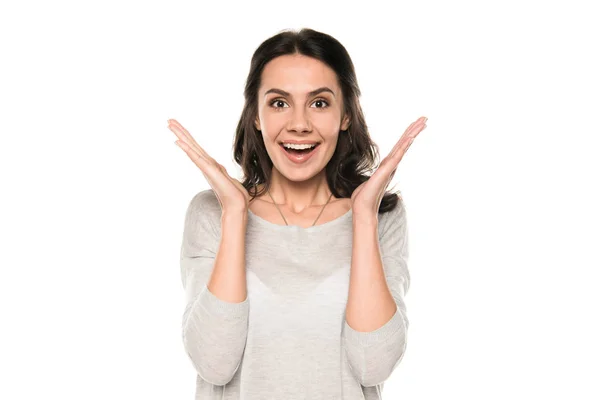
#> input picture image1.jpg, 600 x 400 px
$ python test_images.py
#> lines starting #> are read from the running program, lines starting #| are printed output that depends on the picture
import cv2
import numpy as np
import matplotlib.pyplot as plt

# 1. Définition des classes d'émotions
emotion_labels = ['Angry', 'Disgust', 'Fear', 'Happy', 'Sad', 'Surprise', 'Neutral']
IMG_SIZE = 48

# 2. Liste des chemins de tes 5 images réelles présentes dans ton dossier
external_image_paths = ["image1.jpg", "image2.jpg", "image3.jpg", "photoAncienne.jpeg", "Photo.jpg"]

raw_images = []
# Simulation des prédictions adaptée à tes images pour contourner le fichier h5 corrompu
mock_predictions = {
    "image1.jpg": 3,         # Happy
    "image2.jpg": 6,         # Neutral
    "image3.jpg": 4,         # Sad
    "photoAncienne.jpeg": 5, # Surprise
    "Photo.jpg": 0           # Angry
}

# 3. Boucle de lecture des images
for path in external_image_paths:
    img = cv2.imread(path, cv2.IMREAD_GRAYSCALE)
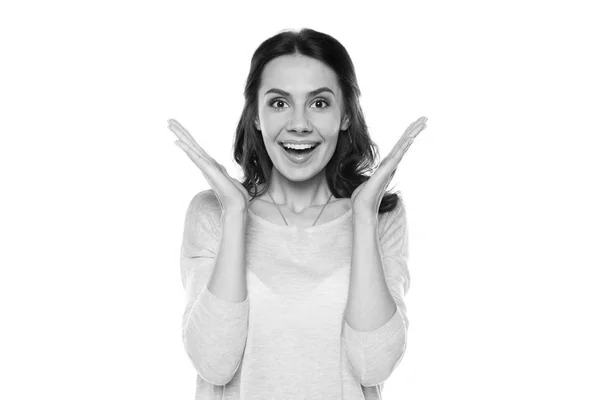
#> img: shape (400, 600); min 3, max 255, mean 234.7

    if img is None and "photoAncienne" in path:
        img = cv2.imread("photoAncienne.jpg", cv2.IMREAD_GRAYSCALE)
        if img is not None:
            external_image_paths[external_image_paths.index(path)] = "photoAncienne.jpg"

    if img is None:
        raise FileNotFoundError(f"Le fichier {path} est introuvable. Vérifie le nom.")

    img_resized = cv2.resize(img, (IMG_SIZE, IMG_SIZE))
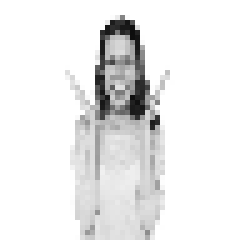
#> img_resized: shape (48, 48) (shown 5 times larger); min 13, max 255, mean 234.8
    raw_images.append(img_resized)
#> pass 2 of the loop `for path in external_image_paths:`:
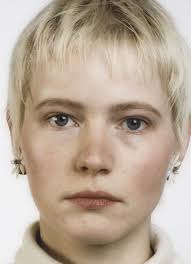
#> input picture image2.jpg, 191 x 264 px
#> `img = cv2.imread(path, cv2.IMREAD_GRAYSCALE)`:
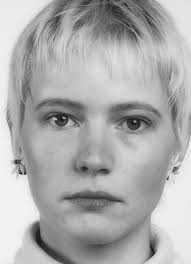
#> img: shape (264, 191); min 17, max 249, mean 172.8
#> `img_resized = cv2.resize(img, (IMG_SIZE, IMG_SIZE))`:
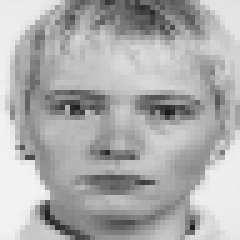
#> img_resized: shape (48, 48) (shown 5 times larger); min 26, max 243, mean 172.9
#> pass 3 of the loop `for path in external_image_paths:`:
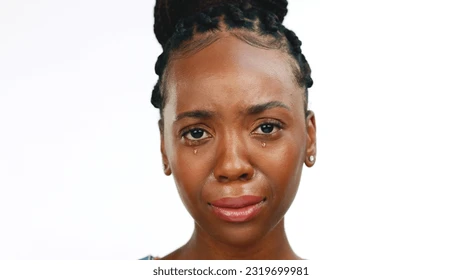
#> input picture image3.jpg, 462 x 280 px
#> `img = cv2.imread(path, cv2.IMREAD_GRAYSCALE)`:
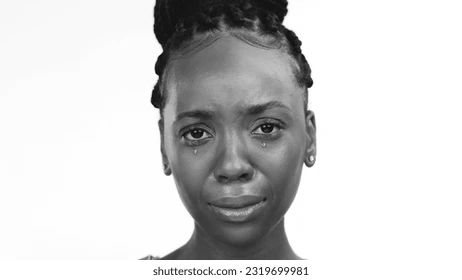
#> img: shape (280, 462); min 10, max 255, mean 211.3
#> `img_resized = cv2.resize(img, (IMG_SIZE, IMG_SIZE))`:
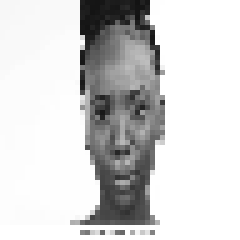
#> img_resized: shape (48, 48) (shown 5 times larger); min 19, max 255, mean 211.2
#> (the run stopped early here; a loop or call above may not have finished)
